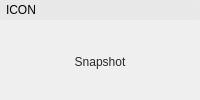
    <widget class="QFrame" name="iconToggleBox">
     <property name="styleSheet">
      <string notr="true"/>
     </property>
     <property name="frameShape">
      <enum>QFrame::NoFrame</enum>
     </property>
     <property name="frameShadow">
      <enum>QFrame::Plain</enum>
     </property>
     <layout class="QVBoxLayout" name="verticalLayout_6">
      <property name="spacing">
       <number>0</number>
      </property>
      <property name="margin">
       <number>0</number>
      </property>
      <item>
       <widget class="QFrame" name="iconToggleBoxHeading">
        <property name="styleSheet">
         <string notr="true"/>
        </property>
        <property name="frameShape">
         <enum>QFrame::NoFrame</enum>
        </property>
        <property name="frameShadow">
         <enum>QFrame::Raised</enum>
        </property>
        <layout class="QVBoxLayout" name="verticalLayout_7">
         <property name="spacing">
          <number>0</number>
         </property>
         <property name="margin">
          <number>0</number>
         </property>
         <item>
          <widget class="QPushButton" name="iconToggleBoxButton">
           <property name="minimumSize">
            <size>
             <width>0</width>
             <height>20</height>
            </size>
           </property>
           <property name="styleSheet">
            <string notr="true">
QPushButton {
	Text-align: left;
	padding-left: 5px;
}

QPushButton:Checked {
	background-color: rgb(255,255,255,25);
}

QPushButton:!Checked {
	background-color: rgb(255,255,255,10);
}</string>
           </property>
           <property name="text">
            <string>ICON</string>
           </property>
           <property name="checkable">
            <bool>true</bool>
           </property>
           <property name="checked">
            <bool>true</bool>
           </property>
           <property name="flat">
            <bool>true</bool>
           </property>
          </widget>
         </item>
        </layout>
       </widget>
      </item>
      <item>
       <widget class="QFrame" name="iconToggleBoxFrame">
        <property name="sizePolicy">
         <sizepolicy hsizetype="Preferred" vsizetype="Expanding">
          <horstretch>0</horstretch>
          <verstretch>0</verstretch>
         </sizepolicy>
        </property>
        <property name="styleSheet">
         <string notr="true"/>
        </property>
        <property name="frameShape">
         <enum>QFrame::NoFrame</enum>
        </property>
        <property name="frameShadow">
         <enum>QFrame::Plain</enum>
        </property>
        <layout class="QVBoxLayout" name="verticalLayout_8">
         <property name="spacing">
          <number>3</number>
         </property>
         <property name="leftMargin">
          <number>0</number>
         </property>
         <property name="topMargin">
          <number>3</number>
         </property>
         <property name="rightMargin">
          <number>0</number>
         </property>
         <property name="bottomMargin">
          <number>0</number>
         </property>
         <item>
          <layout class="QHBoxLayout" name="thumbnailLayout">
           <property name="spacing">
            <number>0</number>
           </property>
           <property name="topMargin">
            <number>0</number>
           </property>
           <property name="bottomMargin">
            <number>0</number>
           </property>
           <item>
            <widget class="QFrame" name="thumbnailFrame">
             <property name="sizePolicy">
              <sizepolicy hsizetype="Expanding" vsizetype="Expanding">
               <horstretch>0</horstretch>
               <verstretch>1</verstretch>
              </sizepolicy>
             </property>
             <property name="minimumSize">
              <size>
               <width>50</width>
               <height>50</height>
              </size>
             </property>
             <property name="maximumSize">
              <size>
               <width>150</width>
               <height>150</height>
              </size>
             </property>
             <property name="styleSheet">
              <string notr="true"/>
             </property>
             <property name="frameShape">
              <enum>QFrame::NoFrame</enum>
             </property>
             <property name="frameShadow">
              <enum>QFrame::Plain</enum>
             </property>
             <property name="lineWidth">
              <number>0</number>
             </property>
             <layout class="QVBoxLayout" name="verticalLayout_4">
              <property name="spacing">
               <number>0</number>
              </property>
              <property name="margin">
               <number>0</number>
              </property>
              <item>
               <widget class="QToolButton" name="thumbnailButton">
                <property name="enabled">
                 <bool>true</bool>
                </property>
                <property name="sizePolicy">
                 <sizepolicy hsizetype="Expanding" vsizetype="Expanding">
                  <horstretch>0</horstretch>
                  <verstretch>1</verstretch>
                 </sizepolicy>
                </property>
                <property name="minimumSize">
                 <size>
                  <width>0</width>
                  <height>0</height>
                 </size>
                </property>
                <property name="maximumSize">
                 <size>
                  <width>150</width>
                  <height>150</height>
                 </size>
                </property>
                <property name="toolTip">
                 <string/>
                </property>
                <property name="layoutDirection">
                 <enum>Qt::LeftToRight</enum>
                </property>
                <property name="styleSheet">
                 <string notr="true">color: rgb(40, 40, 40);
border: 1px solid rgb(0, 0, 0, 0);
background-color: rgb(254, 255, 230, 0);</string>
                </property>
                <property name="text">
                 <string>Snapshot</string>
                </property>
                <property name="icon">
                 <iconset>
                  <normaloff>../icons/thumbnail.png</normaloff>../icons/thumbnail.png</iconset>
                </property>
                <property name="iconSize">
                 <size>
                  <width>150</width>
                  <height>150</height>
                 </size>
                </property>
                <property name="popupMode">
                 <enum>QToolButton::InstantPopup</enum>
                </property>
                <property name="toolButtonStyle">
                 <enum>Qt::ToolButtonIconOnly</enum>
                </property>
                <property name="autoRaise">
                 <bool>false</bool>
                </property>
               </widget>
              </item>
             </layout>
            </widget>
           </item>
          </layout>
         </item>
        </layout>
       </widget>
      </item>
     </layout>
    </widget>
